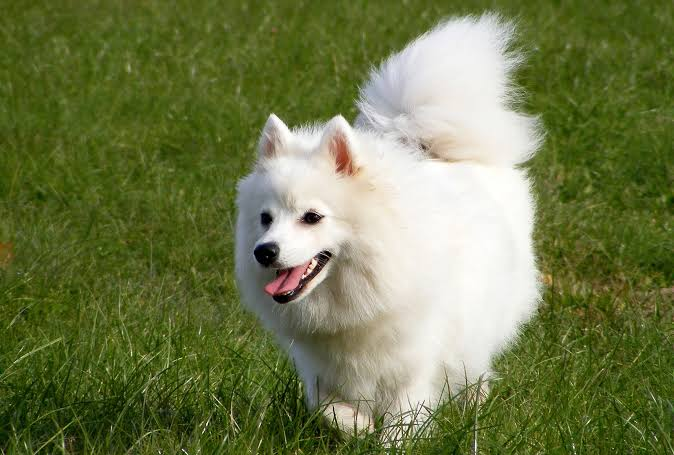
#> input picture dog.jpg, 674 x 455 px
$ jupyter execute CannyEdgeDetection.ipynb
#> lines starting #> are read from the running program, lines starting #| are printed output that depends on the picture
## Canny edge detection

[cell 1]
import cv2
import matplotlib.pyplot as plt
import numpy as np

[cell 2]
img=cv2.imread("dog.jpg")
#> img is the input picture: shape (455, 674, 3); mean B, G, R 75.4, 121.9, 112.4

[cell 3]
img_gray=cv2.cvtColor(img,cv2.COLOR_BGR2GRAY)
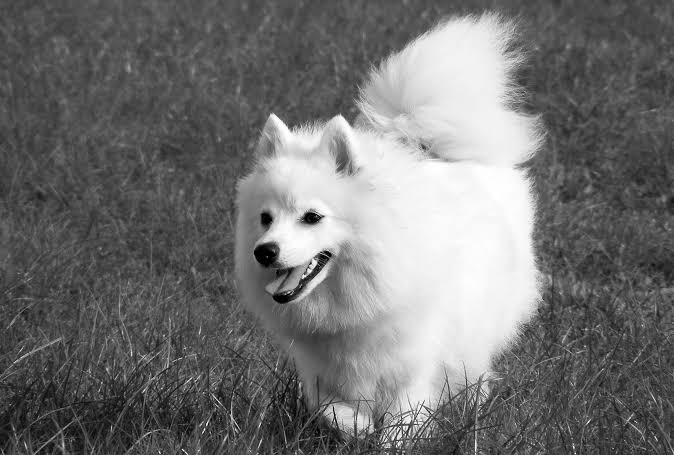
#> img_gray: shape (455, 674); min 0, max 255, mean 113.7

[cell 4]
blur=cv2.GaussianBlur(img,(5,5),1.4)

[cell 5]
edges=cv2.Canny(blur,100,100)
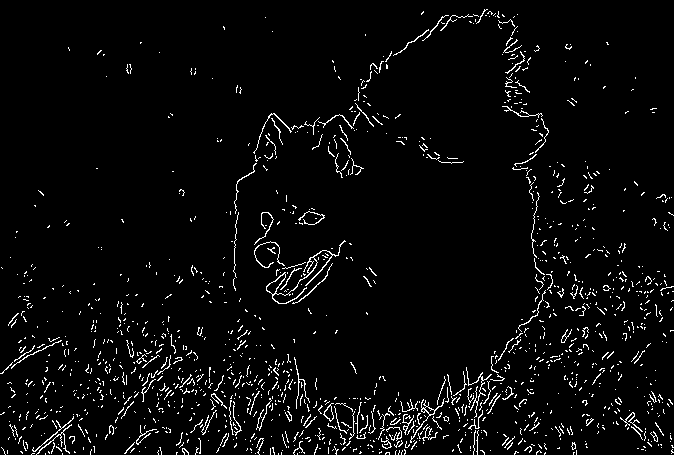
#> edges: shape (455, 674); 3.8% white in thin lines or dots

[cell 6]
plt.figure(figsize = (12,16))
plt.subplot(1,2,1);plt.axis("off");plt.imshow(img[:,:,::-1]);plt.title('Original')
plt.subplot(1,2,2);plt.axis("off");plt.imshow(img_gray,cmap='gray');plt.title('Grayscale')
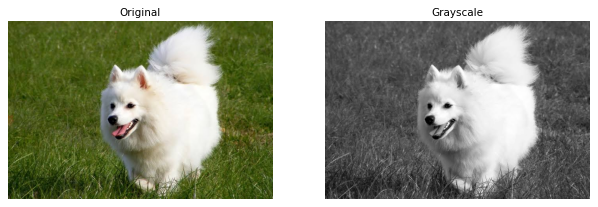
#> figure drawn by matplotlib, 2 panels

[cell 7]
plt.figure(figsize = (12,16))
plt.subplot(1,2,1);plt.axis("off");plt.imshow(blur[:,:,::-1]);plt.title('Blur image')
plt.subplot(1,2,2);plt.axis("off");plt.imshow(edges,cmap='gray');plt.title('Canny edge detection')
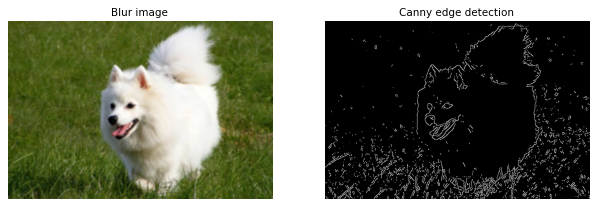
#> figure drawn by matplotlib, 2 panels
